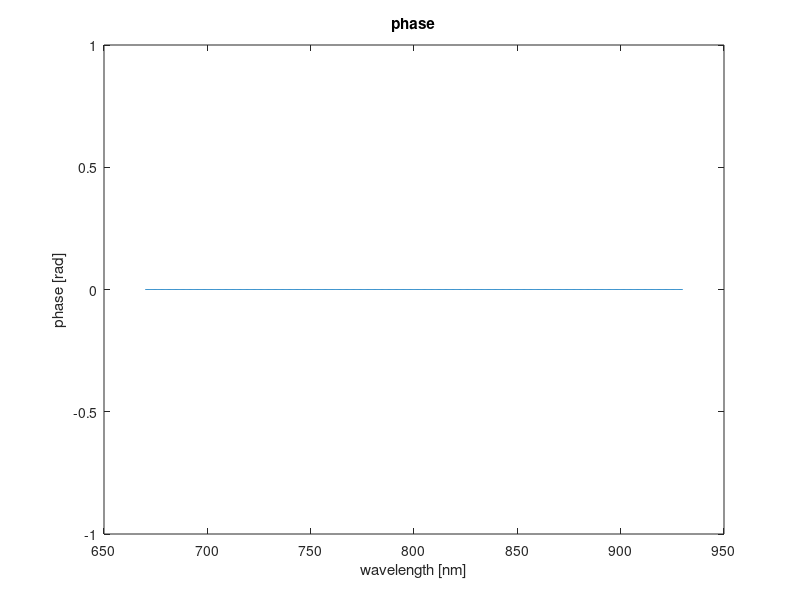

Write the MATLAB code that produced this figure. (Note: this script raises an error after producing the figure.)
clear

global initial_image
initial_image = 0;
wavelength = linspace(670, 930, 1000);
wavelength_center = 770;
width = 2;
%radians = 10;
radians= 0 ;
phase_vals = radians * exp(-(wavelength-wavelength_center).^2/(width)^2);
figure(1)
plot(wavelength, phase_vals);
xlabel('wavelength [nm]')
ylabel('phase [rad]')
title('phase')

phase(wavelength, phase_vals);

pause(1)

init_camera()
save('frog.dat', 'initial_image', '-ascii');
